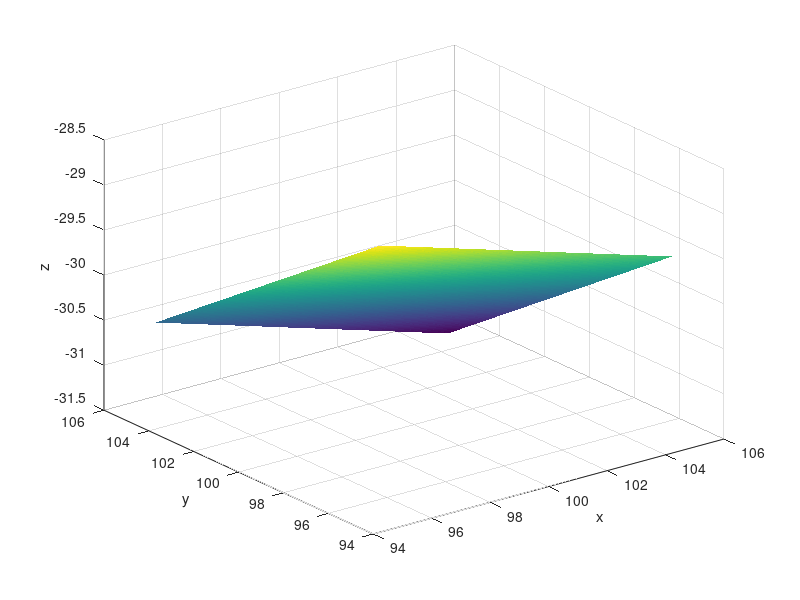
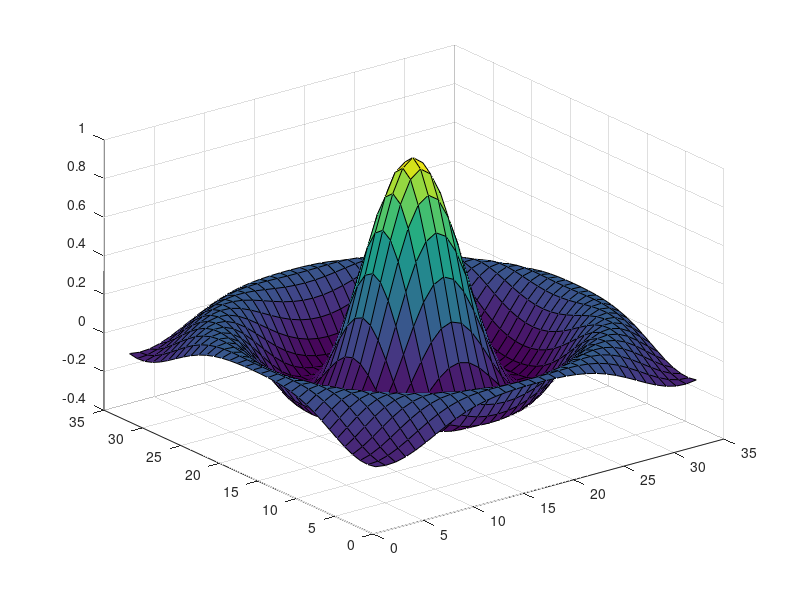

Write the MATLAB code that produced these figures, in order.
XMin = -10;
XMax = 10;
YMin = -10;
YMax = 10;

%% Radial basis function
disp('2D case:');
t=-0:0.1:10;
% variance
sigma=0.8; 
esp=1/(2*(sigma)^2);
center=5;
F=exp(-(t-center).^2*esp.^2);
plot(t,F);
pause();
%% 3D function RBF
disp('3D case:');
[X,Y] = meshgrid(0:.1:10);
center
Xc1=center*ones(101,202);
Yc1=center*ones(101,202);
Z = exp(-((X-Xc1(:,1:101)).^2+(Y-Yc1(:,102:202)).^2)*esp.^2);

% sigma1=.8; 
% esp1=1/(2*(sigma1)^2);
% center1=8;
% Xc2=center1*ones(101,202);
% Yc2=center*ones(101,202);
% Z = Z + exp(-((X-Xc2(:,1:101)).^2+(Y-Yc2(:,102:202)).^2)*esp1.^2);
surf(X,Y,Z)
pause();
%% Random Radial Basis functions in space 
disp('3D case with Random path - 3 functions:');
N = 8 % number of random functions
stepMesh = 0.1;
Z = zeros((XMax-XMin)/stepMesh+1,(XMax-XMin)/stepMesh+1);
[X,Y] = meshgrid(XMin:stepMesh:XMax);
% random variance in [a;b] = [0.3;1.5]
variances = 0.3 + (1.5-0.3).*rand(N,1);
% random amplitude [0.1;1]
amplitudes = 0.1 + (1-0.1).*rand(N,1);
% Random Xcenters in [-XMin;xMax]
Xcenters = XMin+ (XMax-XMin).*rand(N,1);
Ycenters = YMin+ (YMax-YMin).*rand(N,1);

esp=zeros(N,1);
esp=1./(2*(variances).^2);
for i=1:1:N
    disp('step:')
    disp(i)
    Xci=Xcenters(i,1)*ones((XMax-XMin)/stepMesh+1,((XMax-XMin)/stepMesh+1)*2);
    Yci=Ycenters(i,1)*ones((YMax-YMin)/stepMesh+1,((YMax-YMin)/stepMesh+1)*2);
    disp('Radial Basis Function: [amplitude,variance,center]');
    disp(amplitudes(i,1))
    disp(variances(i,1))
    disp(Xcenters(i,1))
    disp(Ycenters(i,1))
    Z = Z + 1*exp(-((X-Xci(:,1:((XMax-XMin)/stepMesh+1))).^2+(Y-Yci(:,((XMax-XMin)/stepMesh+2):((YMax-YMin)/stepMesh+1)*2)).^2)*esp(i,1).^2);
end
surf(X,Y,Z)

%pause();
%% Random Radial Basis functions in space 
disp('3D case with random path - 10 rbf:');
N = 10 % number of random functions
stepMesh = 0.1;
Z = zeros((XMax-XMin)/stepMesh+1,(XMax-XMin)/stepMesh+1);
[X,Y] = meshgrid(XMin:stepMesh:XMax);
% random variance in [a;b] = [0.3;1.5]
variances = 0.3 + (1.5-0.3).*rand(N,1);
% random amplitude [0.1;1]
amplitudes = 0.1 + (1-0.1).*rand(N,1);
% Random Xcenters in [-XMin;xMax]
Xcenters = XMin+ (XMax-XMin).*rand(N,1);
Ycenters = YMin+ (YMax-YMin).*rand(N,1);

esp=zeros(N,1);
esp=1./(2*(variances).^2);
for i=1:1:N
    disp('step:')
    disp(i)
    Xci=Xcenters(i,1)*ones((XMax-XMin)/stepMesh+1,((XMax-XMin)/stepMesh+1)*2);
    Yci=Ycenters(i,1)*ones((YMax-YMin)/stepMesh+1,((YMax-YMin)/stepMesh+1)*2);
    disp('Radial Basis Function: [amplitude,variance,center]');
    disp(amplitudes(i,1))
    disp(variances(i,1))
    disp(Xcenters(i,1))
    disp(Ycenters(i,1))
    Z = Z + 1*exp(-((X-Xci(:,1:((XMax-XMin)/stepMesh+1))).^2+(Y-Yci(:,((XMax-XMin)/stepMesh+2):((YMax-YMin)/stepMesh+1)*2)).^2)*esp(i,1).^2);
end
surf(X,Y,Z)

pause();
%% Random Radial Basis functions in space 
disp('3D case with random path - 500 RBF:');
N = 500 % number of random functions
stepMesh = 0.1;
Z = zeros((XMax-XMin)/stepMesh+1,(XMax-XMin)/stepMesh+1);
[X,Y] = meshgrid(XMin:stepMesh:XMax);
% random variance in [a;b] = [0.3;1.5]
variances = 0.3 + (1.5-0.3).*rand(N,1);
% random amplitude [0.1;1]
amplitudes = 0.1 + (1-0.1).*rand(N,1);
% Random Xcenters in [-XMin;xMax]
Xcenters = XMin+ (XMax-XMin).*rand(N,1);
Ycenters = YMin+ (YMax-YMin).*rand(N,1);

esp=zeros(N,1);
esp=1./(2*(variances).^2);
for i=1:1:N
    disp('step:')
    disp(i)
    Xci=Xcenters(i,1)*ones((XMax-XMin)/stepMesh+1,((XMax-XMin)/stepMesh+1)*2);
    Yci=Ycenters(i,1)*ones((YMax-YMin)/stepMesh+1,((YMax-YMin)/stepMesh+1)*2);
    disp('Radial Basis Function: [amplitude,variance,center]');
    disp(amplitudes(i,1))
    disp(variances(i,1))
    disp(Xcenters(i,1))
    disp(Ycenters(i,1))
    Z = Z + 1*exp(-((X-Xci(:,1:((XMax-XMin)/stepMesh+1))).^2+(Y-Yci(:,((XMax-XMin)/stepMesh+2):((YMax-YMin)/stepMesh+1)*2)).^2)*esp(i,1).^2);
end
surf(X,Y,Z)
pause();

%% Plane in 3D space
[X,Y] = meshgrid(95:0.1:105);
a=0.1;
b=0.2;
c=1;
d=0;
Z=(-a * X - b * Y)/c;
surf(X,Y,Z)
shading flat
xlabel('x')
ylabel('y')
zlabel('z')
pause();

%% TEst
fig = figure;
[X,Y] = meshgrid(-8:.5:8);
R = sqrt(X.^2 + Y.^2) + eps;
Z = sin(R)./R;
surf(Z)
%p = fig2plotly(fig);
disp('End');